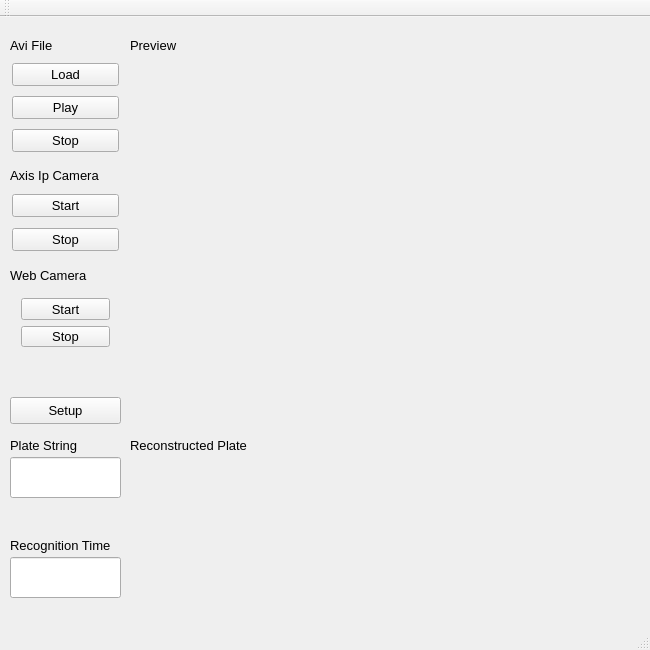
<?xml version="1.0" encoding="UTF-8"?>
<ui version="4.0">
 <class>PlateGatewayQt</class>
 <widget class="QMainWindow" name="PlateGatewayQt">
  <property name="geometry">
   <rect>
    <x>0</x>
    <y>0</y>
    <width>650</width>
    <height>650</height>
   </rect>
  </property>
  <property name="minimumSize">
   <size>
    <width>650</width>
    <height>650</height>
   </size>
  </property>
  <property name="maximumSize">
   <size>
    <width>650</width>
    <height>650</height>
   </size>
  </property>
  <property name="font">
   <font>
    <pointsize>10</pointsize>
   </font>
  </property>
  <property name="windowTitle">
   <string>PlateGatewayQt 1.0.0</string>
  </property>
  <property name="iconSize">
   <size>
    <width>24</width>
    <height>24</height>
   </size>
  </property>
  <property name="animated">
   <bool>true</bool>
  </property>
  <widget class="QWidget" name="PlateSem">
   <widget class="QWidget" name="render_video_widget" native="true">
    <property name="geometry">
     <rect>
      <x>130</x>
      <y>40</y>
      <width>511</width>
      <height>371</height>
     </rect>
    </property>
   </widget>
   <widget class="QWidget" name="render_histogram_widget" native="true">
    <property name="geometry">
     <rect>
      <x>130</x>
      <y>440</y>
      <width>511</width>
      <height>141</height>
     </rect>
    </property>
   </widget>
   <widget class="QLabel" name="label">
    <property name="geometry">
     <rect>
      <x>130</x>
      <y>420</y>
      <width>131</width>
      <height>17</height>
     </rect>
    </property>
    <property name="text">
     <string>Reconstructed Plate</string>
    </property>
   </widget>
   <widget class="QLabel" name="label_2">
    <property name="geometry">
     <rect>
      <x>130</x>
      <y>20</y>
      <width>71</width>
      <height>17</height>
     </rect>
    </property>
    <property name="text">
     <string>Preview</string>
    </property>
   </widget>
   <widget class="QWidget" name="layoutWidget">
    <property name="geometry">
     <rect>
      <x>10</x>
      <y>170</y>
      <width>111</width>
      <height>71</height>
     </rect>
    </property>
    <layout class="QVBoxLayout" name="verticalLayout">
     <property name="margin">
      <number>2</number>
     </property>
     <item>
      <widget class="QPushButton" name="StartButton">
       <property name="text">
        <string>Start</string>
       </property>
      </widget>
     </item>
     <item>
      <widget class="QPushButton" name="StopButton">
       <property name="text">
        <string>Stop</string>
       </property>
      </widget>
     </item>
    </layout>
   </widget>
   <widget class="QLabel" name="label_5">
    <property name="geometry">
     <rect>
      <x>10</x>
      <y>420</y>
      <width>101</width>
      <height>17</height>
     </rect>
    </property>
    <property name="text">
     <string>Plate String</string>
    </property>
   </widget>
   <widget class="QWidget" name="layoutWidget_2">
    <property name="geometry">
     <rect>
      <x>10</x>
      <y>40</y>
      <width>111</width>
      <height>103</height>
     </rect>
    </property>
    <layout class="QVBoxLayout" name="verticalLayout_2">
     <property name="margin">
      <number>2</number>
     </property>
     <item>
      <widget class="QPushButton" name="loadButton">
       <property name="text">
        <string>Load</string>
       </property>
      </widget>
     </item>
     <item>
      <widget class="QPushButton" name="playButton">
       <property name="text">
        <string>Play</string>
       </property>
      </widget>
     </item>
     <item>
      <widget class="QPushButton" name="stopButton">
       <property name="text">
        <string>Stop</string>
       </property>
      </widget>
     </item>
    </layout>
   </widget>
   <widget class="QLabel" name="label_3">
    <property name="geometry">
     <rect>
      <x>10</x>
      <y>150</y>
      <width>101</width>
      <height>17</height>
     </rect>
    </property>
    <property name="text">
     <string>Axis Ip Camera</string>
    </property>
   </widget>
   <widget class="QLabel" name="label_7">
    <property name="geometry">
     <rect>
      <x>10</x>
      <y>20</y>
      <width>91</width>
      <height>17</height>
     </rect>
    </property>
    <property name="text">
     <string>Avi File</string>
    </property>
   </widget>
   <widget class="QWidget" name="verticalLayoutWidget">
    <property name="geometry">
     <rect>
      <x>10</x>
      <y>270</y>
      <width>111</width>
      <height>71</height>
     </rect>
    </property>
    <layout class="QVBoxLayout" name="verticalLayout_4">
     <item>
      <widget class="QPushButton" name="WCStartButton">
       <property name="text">
        <string>Start</string>
       </property>
      </widget>
     </item>
     <item>
      <widget class="QPushButton" name="WCStopButton">
       <property name="text">
        <string>Stop</string>
       </property>
      </widget>
     </item>
    </layout>
   </widget>
   <widget class="QLabel" name="label_8">
    <property name="geometry">
     <rect>
      <x>10</x>
      <y>250</y>
      <width>101</width>
      <height>17</height>
     </rect>
    </property>
    <property name="text">
     <string>Web Camera</string>
    </property>
   </widget>
   <widget class="QLineEdit" name="TimeStr">
    <property name="geometry">
     <rect>
      <x>10</x>
      <y>540</y>
      <width>111</width>
      <height>41</height>
     </rect>
    </property>
    <property name="font">
     <font>
      <pointsize>14</pointsize>
     </font>
    </property>
   </widget>
   <widget class="QLabel" name="label_9">
    <property name="geometry">
     <rect>
      <x>10</x>
      <y>520</y>
      <width>111</width>
      <height>17</height>
     </rect>
    </property>
    <property name="text">
     <string>Recognition Time</string>
    </property>
   </widget>
   <widget class="QPushButton" name="SetupButton">
    <property name="geometry">
     <rect>
      <x>10</x>
      <y>380</y>
      <width>111</width>
      <height>27</height>
     </rect>
    </property>
    <property name="text">
     <string>Setup</string>
    </property>
   </widget>
   <widget class="QLineEdit" name="StrPlate">
    <property name="geometry">
     <rect>
      <x>10</x>
      <y>440</y>
      <width>111</width>
      <height>41</height>
     </rect>
    </property>
    <property name="font">
     <font>
      <pointsize>14</pointsize>
     </font>
    </property>
   </widget>
  </widget>
  <widget class="QStatusBar" name="statusBar"/>
  <widget class="QMenuBar" name="menuBar">
   <property name="geometry">
    <rect>
     <x>0</x>
     <y>0</y>
     <width>650</width>
     <height>21</height>
    </rect>
   </property>
  </widget>
  <widget class="QToolBar" name="mainToolBar">
   <attribute name="toolBarArea">
    <enum>TopToolBarArea</enum>
   </attribute>
   <attribute name="toolBarBreak">
    <bool>false</bool>
   </attribute>
  </widget>
 </widget>
 <layoutdefault spacing="6" margin="11"/>
 <resources/>
 <connections/>
</ui>
